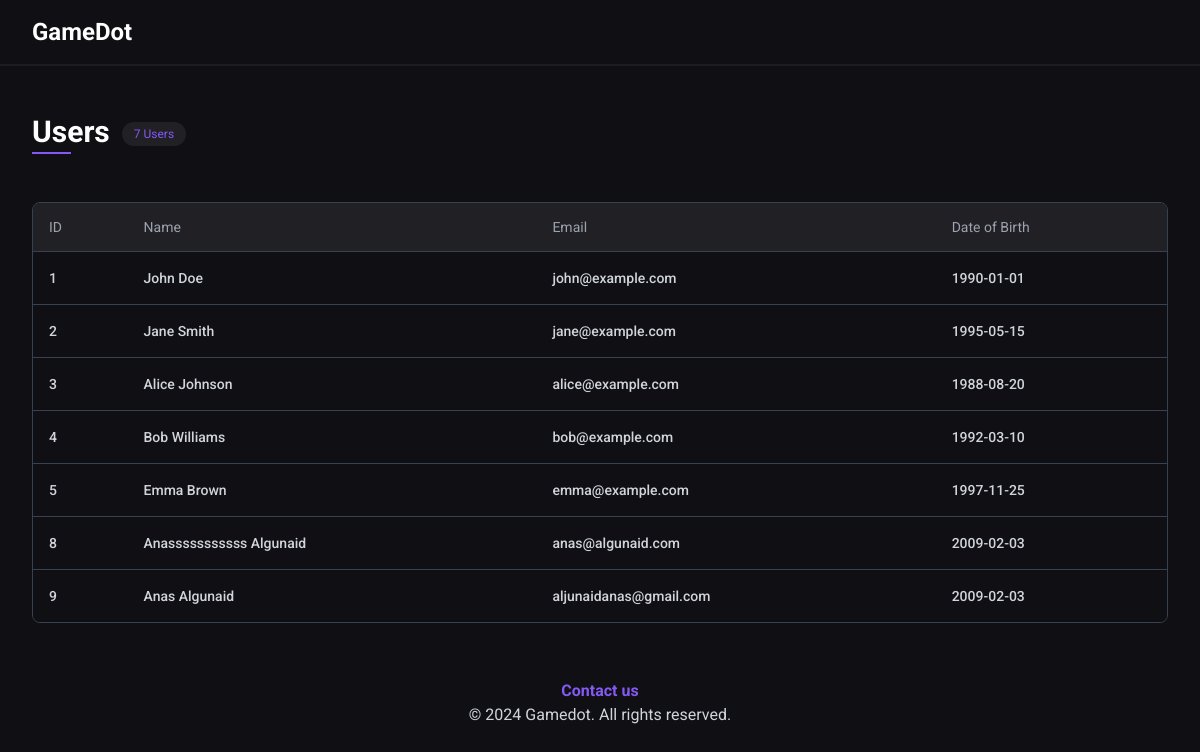
The page /gamedot/admin/users/ (signed in) on the database its author committed.
### tables this page shows
CREATE TABLE `users` (
  `id` int(11) NOT NULL,
  `fname` varchar(255) DEFAULT NULL,
  `lname` varchar(255) DEFAULT NULL,
  `email` varchar(255) DEFAULT NULL,
  `password` varchar(255) DEFAULT NULL,
  `dob` date DEFAULT NULL
);

### src/admin/users/controllers/users.php (called while the page is built, shortened)
<?php
$usersColumns = ['id' => "ID", 'name' => 'Name', 'email' => 'Email', 'dob' => 'Date of Birth'];
$database = new Database();
$query = 'SELECT * FROM users';
$users = $database->query($query)->qAll();
foreach ($users as $key => $user) {
  $users[$key]['name'] = $user['fname'] . ' ' . $user['lname'];
}
require('src/admin/users/views/users.view.php');

### core/database.php (called while the page is built, shortened)
<?php
class Database
{
  private $host = 'localhost';
  private $db_name = 'testforweb';
  private $port = '3308';
  private $username = 'root';
  private $connection;
  private $statement;
  public function __construct()
  {
    $this->connection = null;
    try {
      $this->connection = new PDO('mysql:host=' . $this->host . ';port=' . $this->port . ';dbname=' . $this->db_name . ';user=' . $this->username);
      $this->connection->setAttribute(PDO::ATTR_ERRMODE, PDO::ERRMODE_EXCEPTION);
      $this->connection->setAttribute(PDO::ATTR_DEFAULT_FETCH_MODE, PDO::FETCH_ASSOC);
    } catch (PDOException $e) {
      echo 'Connection Error: ' . $e->getMessage();
    }
  }
  public function query($query, $params = [])
  {
    $this->statement = $this->connection->prepare($query);
    $this->statement->execute($params);
    return $this;
  }
  public function qAll()
  {
    return $this->statement->fetchAll();
  }
}

### src/admin/users/views/users.view.php (the view, shortened to what this page needs)
<main>
  <div class="xl:container mx-auto p-8">
    <div class="flex justify-between items-center gap-4 flex-wrap ">
      <div class="flex items-start gap-x-3">
        <h2 class="text-3xl font-bold mb-4 inline-block relative pb-1">
          Users
          <span class="absolute bottom-0 left-0 w-1/2 h-0.5 bg-primary"></span>
        </h2>
        <span class="px-3 py-1 text-xs rounded-full bg-secondaryBlack text-primary mt-2"><?= count($users) ?> Users</span>
      </div>
    </div>
    <section>
      <div class="flex flex-col mt-6">
        <div class="overflow-x-auto ">
          <div class="inline-block min-w-full py-2 align-middle">
            <div class="overflow-hidden border  border-gray-700 md:rounded-lg">
              <table class="min-w-full divide-y divide-gray-700">
                <thead class="bg-secondaryBlack">
                  <tr>
                    <?php
                    foreach ($usersColumns as $column) :
                    ?>
                      <th scope='col' class='px-4 py-3.5 text-sm font-normal text-left rtl:text-right text-gray-400 '><?= $column ?></th>
                    <?php endforeach; ?>
                  </tr>
                </thead>
                <tbody class=" divide-y divide-gray-700 bg-myBlack">
                  <?php
                  foreach ($users as $user) : ?>
                    <tr>
                      <?php foreach ($usersColumns as $dbcolumn => $column) : ?>
                        <td class='px-4 py-4 text-sm font-medium text-gray-300 whitespace-nowrap hover:text-primary duration-300'><a href="./<?= $user['id'] ?>"><?= $user[$dbcolumn]  ?></a></td>
                      <?php endforeach; ?>
                    </tr>
                  <?php endforeach; ?>
                </tbody>
              </table>
            </div>
          </div>
        </div>
      </div>
    </section>
  </div>
</main>

### rows shown on the page
users: id "1", dbcolumn "John Doe", email "john@example.com", dob "1990-01-01"
users: id "2", dbcolumn "Jane Smith", email "jane@example.com", dob "1995-05-15"
users: id "3", dbcolumn "Alice Johnson", email "alice@example.com", dob "1988-08-20"
users: id "4", dbcolumn "Bob Williams", email "bob@example.com", dob "1992-03-10"
users: id "5", dbcolumn "Emma Brown", email "emma@example.com", dob "1997-11-25"
users: id "8", dbcolumn "Anasssssssssss Algunaid", email "anas@algunaid.com", dob "2009-02-03"
users: id "9", dbcolumn "Anas Algunaid", email "aljunaidanas@gmail.com", dob "2009-02-03"

### other values the page prints
count($users) "7"
$column "ID"
$column "Name"
$column "Email"
$column "Date of Birth"
